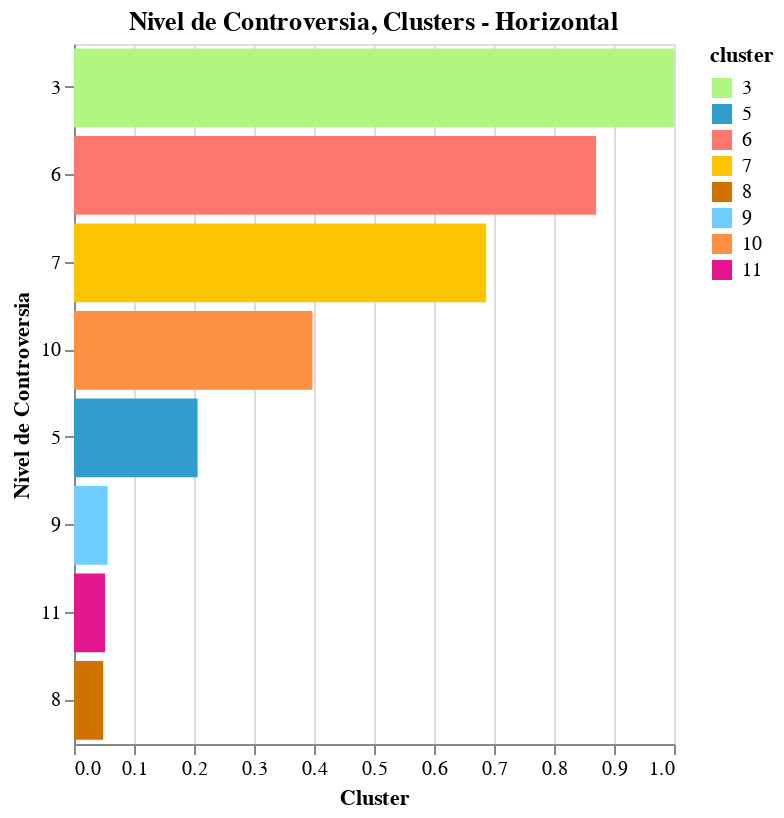

Here is the notebook cell this chart was saved with:
### Code cell
domain = [3,5,6,7,8,9,10,11]
range_ = ["#B1F67F", "#309DCC", "#FF7870", "#FFC400", "#D07200", "#6ECEFF", "#FF9144", "#E41791"]
chart = bar_chart(controversia, "Nivel de Controversia, Clusters - Horizontal", 300, 350, domain, range_,
                  "cluster:N","resultado:Q", "cluster:N", "Cluster", "Nivel de Controversia")
chart

### Figure 1 — Vega-Lite specification as saved in the notebook (floating-point values rounded to 4 significant figures)
{"config": {"view": {"continuousWidth": 400, "continuousHeight": 300}}, "data": {"name": "data-2328488580dad833e3af08a94e7197ad"}, "mark": "bar", "encoding": {"color": {"type": "nominal", "field": "cluster", "scale": {"domain": [3, 5, 6, 7, 8, 9, 10, 11], "range": ["#B1F67F", "#309DCC", "#FF7870", "#FFC400", "#D07200", "#6ECEFF", "#FF9144", "#E41791"]}}, "x": {"type": "quantitative", "field": "resultado", "sort": {"field": "resultado:Q", "op": "count", "order": "ascending"}, "title": "Cluster"}, "y": {"type": "nominal", "field": "cluster", "sort": {"field": "cluster:N", "op": "count", "order": "ascending"}, "title": "Nivel de Controversia"}}, "height": 350, "title": "Nivel de Controversia, Clusters - Horizontal", "width": 300, "$schema": "https://vega.github.io/schema/vega-lite/v4.8.1.json", "datasets": {"data-2328488580dad833e3af08a94e7197ad": [{"cluster": 3, "resultado": 1.0, "controversia": -0.0}, {"cluster": 6, "resultado": 0.8701, "controversia": 0.1299}, {"cluster": 7, "resultado": 0.6869, "controversia": 0.3131}, {"cluster": 10, "resultado": 0.3974, "controversia": 0.6026}, {"cluster": 5, "resultado": 0.206, "controversia": 0.794}, {"cluster": 9, "resultado": 0.05611, "controversia": 0.9439}, {"cluster": 11, "resultado": 0.05164, "controversia": 0.9484}, {"cluster": 8, "resultado": 0.04858, "controversia": 0.9514}]}}
